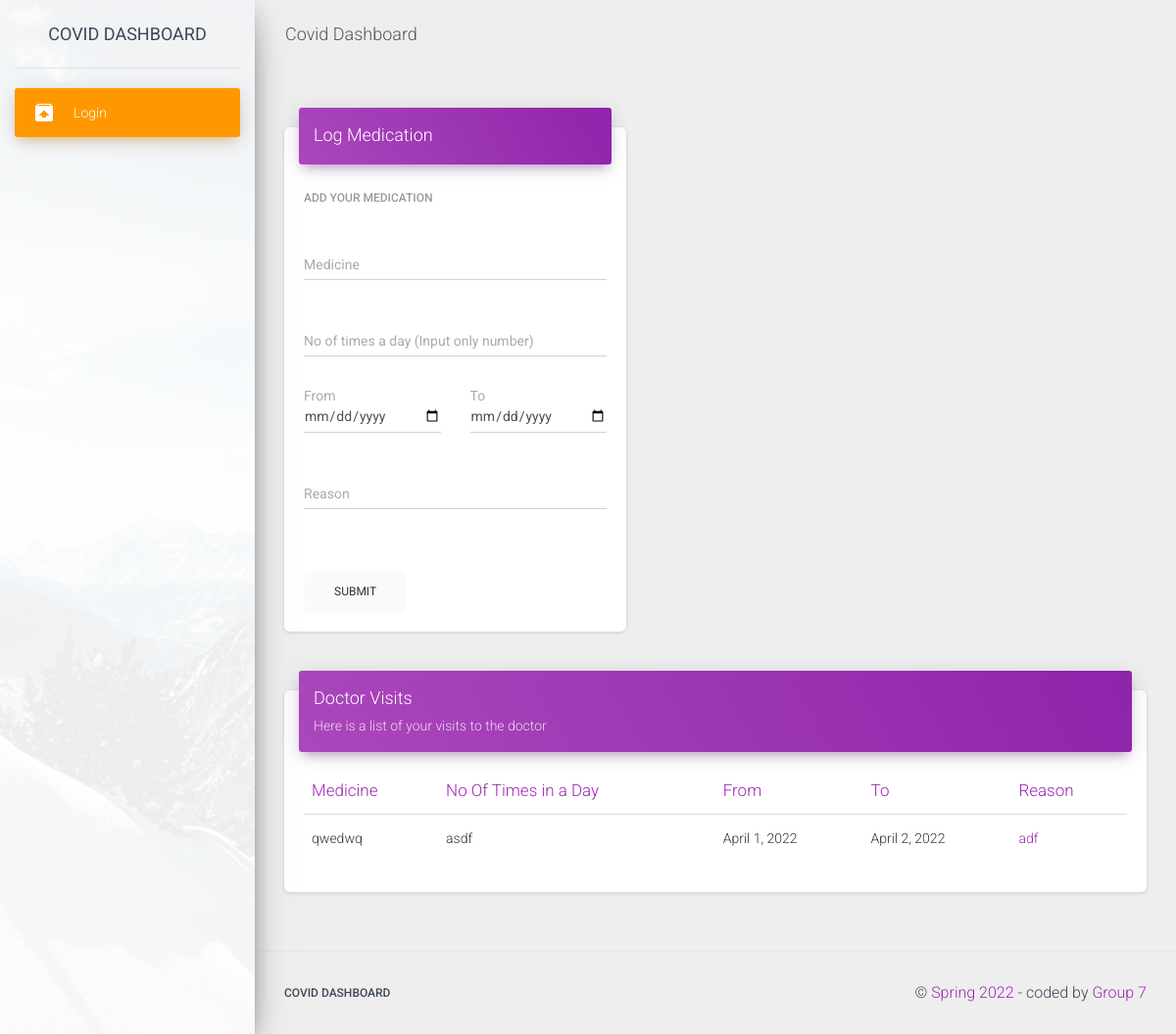
The page /medicines on the database its author committed.
### apps/home/models.py (models this page shows, shortened)
class MedicineList(models.Model):
    medicine = models.CharField('Medicine', max_length=120)
    Nooftimesaday = models.CharField(
        'No of times a day', max_length=500, blank=True, null=True)
    fromdate = models.DateField('from', blank=True, null=True)
    to = models.DateField('to', blank=True, null=True)
    reason = models.CharField('reason', max_length=500, blank=True, null=True)
    user = models.IntegerField('id', max_length=500, blank=True, null=True)

### apps/home/views.py (the view, shortened to what this page needs)
# urls.py: path('medicines', views.medicine, name='medicines'),
def medicine(request):
    form = MedicineForm(request.POST)
    load_template = request.path.split('/')[-1] + '.html'
    lists = MedicineList.objects.filter(user=request.user.id)
    submitted = False
    html_template = loader.get_template('home/' + load_template)
    context = {
        'form': form,
        'success': submitted,
        'lists': lists,
        'segment': 'medicines'
    }
    return HttpResponse(html_template.render(context, request))

### apps/home/forms.py
class MedicineForm(ModelForm):
    medicine = forms.CharField(
        widget=forms.TextInput(
            attrs={
                "class": "form-control"
            }
        ))
    Nooftimesaday = forms.CharField(
        widget=forms.DateInput(
            attrs={
                "class": "form-control",
            }
        ),
        required=False)
    fromdate = forms.CharField(
        widget=forms.TextInput(
            attrs={
                "type": "date",
                "class": "form-control"
            }
        ),
        required=False)
    to = forms.CharField(
        widget=forms.TextInput(
            attrs={
                "type": "date",
                "class": "form-control"
            }
        ),
        required=False)
    reason = forms.CharField(
        widget=forms.TextInput(
            attrs={
                "class": "form-control"
            }
        ),
        required=False)
    class Meta:
        model = MedicineList
        fields = ('medicine', 'Nooftimesaday', 'fromdate', 'to', 'reason')

### apps/templates/home/medicines.html (shortened to what this page needs)
{% extends "layouts/base.html" %} {% block title %} Medication {% endblock %}
{% block stylesheets %}{% endblock stylesheets %} {% block content %}
<div class="row">
	<div class="col-md-5">
		<div class="card">
			<div class="card-header card-header-primary">
				<h4 class="card-title">Log Medication</h4>
			</div>
			<div class="card-body">
				<h6 class="card-category">
					{% if msg %}
					<span class="text-danger">{{ msg | safe }}</span>
					{% else %} Add your medication {% endif %}
				</h6>
				<br />
				<form role="form" method="post" action="">
					<div class="row">
						<div class="col-md-12">
							<div class="form-group">
								<label class="bmd-label-floating">Medicine</label>
								{{ form.medicine }}
							</div>
						</div>
					</div>
					<br />
					<div class="row">
						<div class="col-md-12">
							<div class="form-group">
								<label class="bmd-label-floating">No of times a day (Input only number)</label>
								{{ form.Nooftimesaday }}
							</div>
						</div>
					</div>
					<br />
					<div class="row">
						<div class="col-md-6">
							<div class="form-group">
								<label>From</label>
								{{ form.fromdate }}
							</div>
						</div>
						<div class="col-md-6">
							<div class="form-group">
								<label>To</label>
								{{ form.to }}
							</div>
						</div>
					</div>
					<br />
					<div class="row">
						<div class="col-md-12">
							<div class="form-group">
								<label class="bmd-label-floating">Reason</label>
								{{ form.reason }}
							</div>
						</div>
					</div>
					<br />
					<input type="submit" value="Submit" class="btn btn-secondary" />
				</form>
			</div>
		</div>
	</div>
</div>
<div class="row">
	<div class="col-md-12">
		<div class="card">
			<div class="card-header card-header-primary">
				<h4 class="card-title">Doctor Visits</h4>
				<p class="card-category">Here is a list of your visits to the doctor</p>
			</div>
			<div class="card-body">
				<div class="table-responsive">
					<table class="table">
						<thead class="text-primary">
							<th>Medicine</th>
							<th>No Of Times in a Day</th>
							<th>From</th>
							<th>To</th>
							<th>Reason</th>
						</thead>
						<tbody>
							{% for list in lists %}
							<tr>
								<td>{{list.medicine}}</td>
								<td>{{list.Nooftimesaday}}</td>
								<td>{{list.fromdate}}</td>
								<td>{{list.to}}</td>
								<td class="text-primary">{{list.reason}}</td>
							</tr>
							{%endfor%}
						</tbody>
					</table>
				</div>
			</div>
		</div>
	</div>
</div>
{% endblock content %}

### rows shown on the page
MedicineList: medicine "qwedwq", Nooftimesaday "asdf", fromdate "April 1, 2022", to "April 2, 2022", reason "adf"
